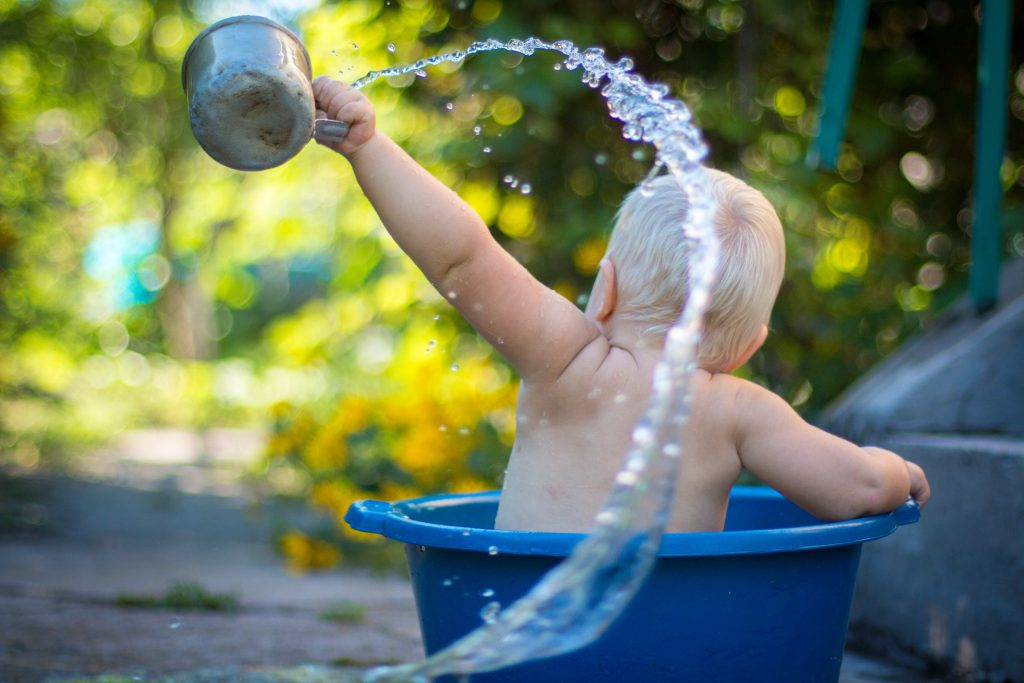
#> input picture cute.jpg, 1024 x 683 px, found by its file name
$ python detect.py
#> lines starting #> are read from the running program, lines starting #| are printed output that depends on the picture
import cv2

img=cv2.imread('img/cute.jpg')
#> img is the input picture: shape (683, 1024, 3); mean B, G, R 95.3, 122.1, 107.8

#Canny detector have 3 parameter
thresold1=50
thresold2=100

canny=cv2.Canny(img,thresold1,thresold2)
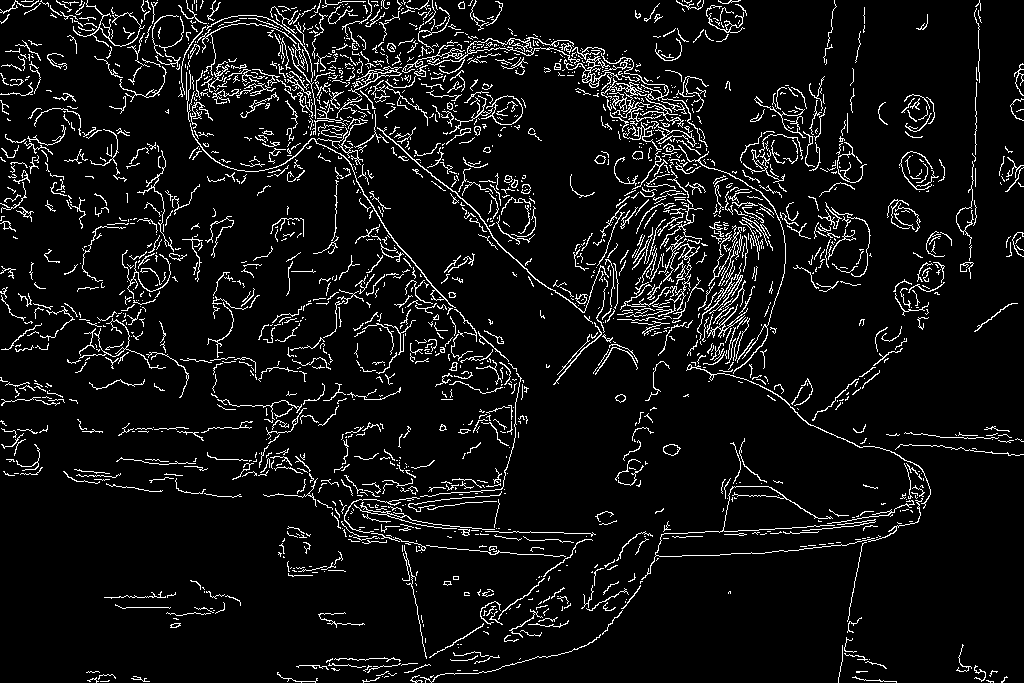
#> canny: shape (683, 1024); 7.1% white in thin lines or dots

cv2.imshow('canny',canny)
cv2.waitKey(0)
#> (the run stopped early here; a loop or call above may not have finished)

$ run again, with baby.jpg copied over cute.jpg
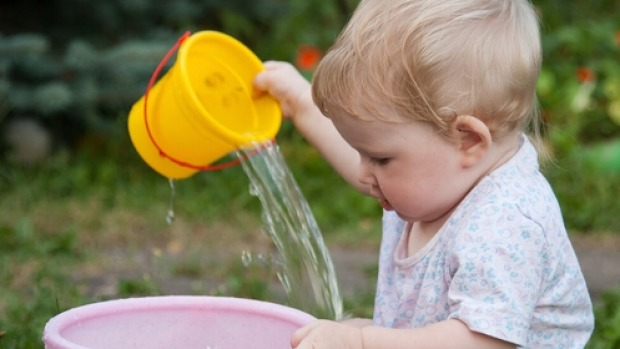
#> input picture baby.jpg, 620 x 349 px, found by its file name
#> img is the input picture: shape (349, 620, 3); mean B, G, R 100.4, 130.6, 137.1
#> `canny=cv2.Canny(img,thresold1,thresold2)`:
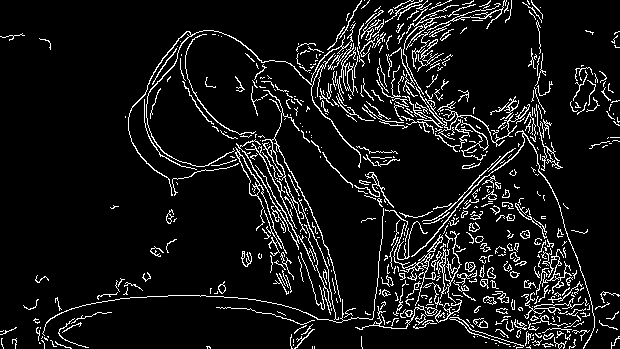
#> canny: shape (349, 620); 8.6% white in thin lines or dots

$ run again, with eye.jpg copied over cute.jpg
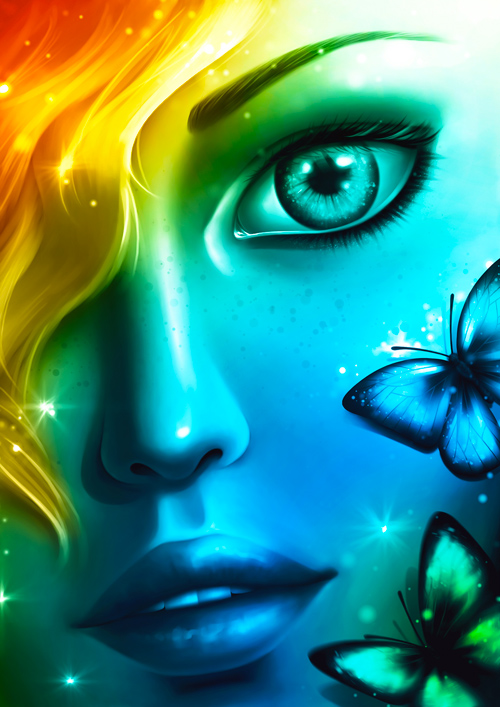
#> input picture eye.jpg, 500 x 707 px, found by its file name
#> img is the input picture: shape (707, 500, 3); mean B, G, R 123.1, 145, 62.2
#> `canny=cv2.Canny(img,thresold1,thresold2)`:
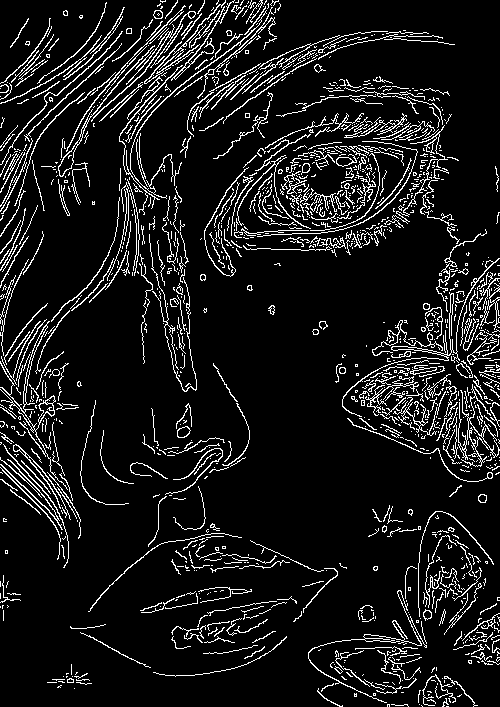
#> canny: shape (707, 500); 9.7% white in thin lines or dots

$ run again, with jv.jpg copied over cute.jpg
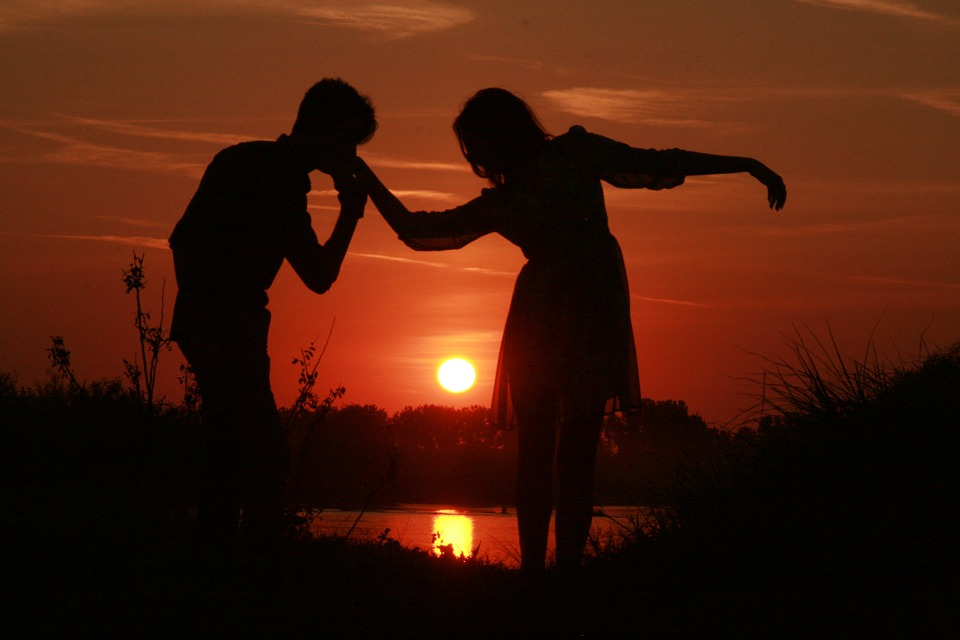
#> input picture jv.jpg, 960 x 640 px, found by its file name
#> img is the input picture: shape (640, 960, 3); mean B, G, R 12.1, 28.8, 71.3
#> `canny=cv2.Canny(img,thresold1,thresold2)`:
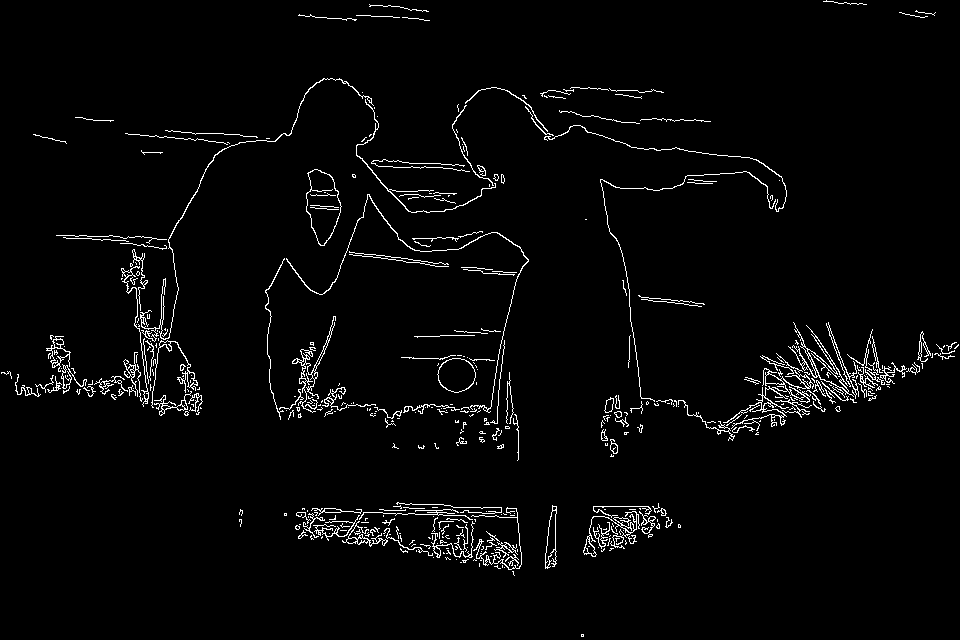
#> canny: shape (640, 960); 2.8% white in thin lines or dots
